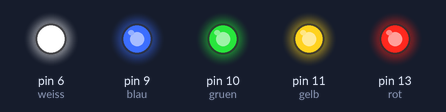
A sketch run on a simulated Arduino Uno, built with avr-gcc and run on an emulated ATmega328P. Parts: output pins drawn as LEDs (lit = HIGH).

Above: at 0.2 s.
At 1.2 s:
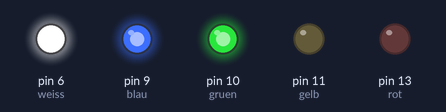
At 1.7 s:
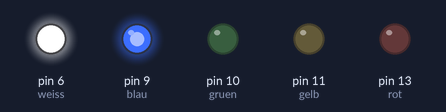
At 2.2 s:
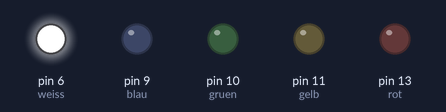
At 3.7 s:
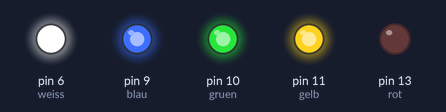
At 5.7 s:
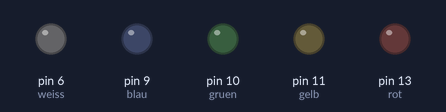
Timing chart, 0 to 6.9 s (numbered marks = the images above):
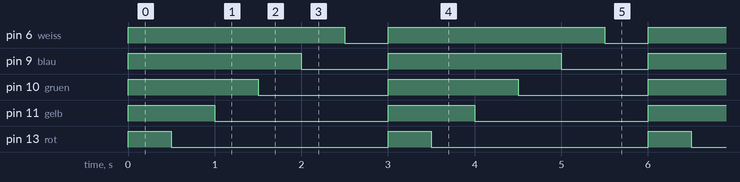

Measured:
- by itself, pin 6 (weiss): alternates HIGH for 2.5 s and LOW for 0.50 s
- by itself, pin 9 (blau): alternates HIGH for 2.0 s and LOW for 1.0 s
- by itself, pin 10 (gruen): alternates HIGH for 1.5 s and LOW for 1.5 s
- by itself, pin 11 (gelb): alternates HIGH for 1.0 s and LOW for 2.0 s
- by itself, pin 13 (rot): alternates HIGH for 0.50 s and LOW for 2.5 s

The sketch:

Arduino_5_LEDs_ansteuern_Alle_An_und_nacheinander_Aus.ino
```cpp
int rot = 13,
    gelb = 11,
    gruen = 10,
    blau = 9,
    weiss = 6;


int pause = 500;


void setup() {
  // put your setup code here, to run once:
  pinMode(rot, OUTPUT);
  pinMode(gelb, OUTPUT);
  pinMode(gruen, OUTPUT);
  pinMode(blau, OUTPUT);
  pinMode(weiss, OUTPUT);
}


void loop() {
  // put your main code here, to run repeatedly:
  digitalWrite(rot, HIGH);
  digitalWrite(gelb, HIGH);
  digitalWrite(gruen, HIGH);
  digitalWrite(blau, HIGH);
  digitalWrite(weiss, HIGH);
  delay(pause);
  digitalWrite(rot, LOW);
  delay(pause);
  digitalWrite(gelb, LOW);
  delay(pause);
  digitalWrite(gruen, LOW);
  delay(pause);
  digitalWrite(blau, LOW);
  delay(pause);
  digitalWrite(weiss, LOW);
  delay(pause);
}
```
